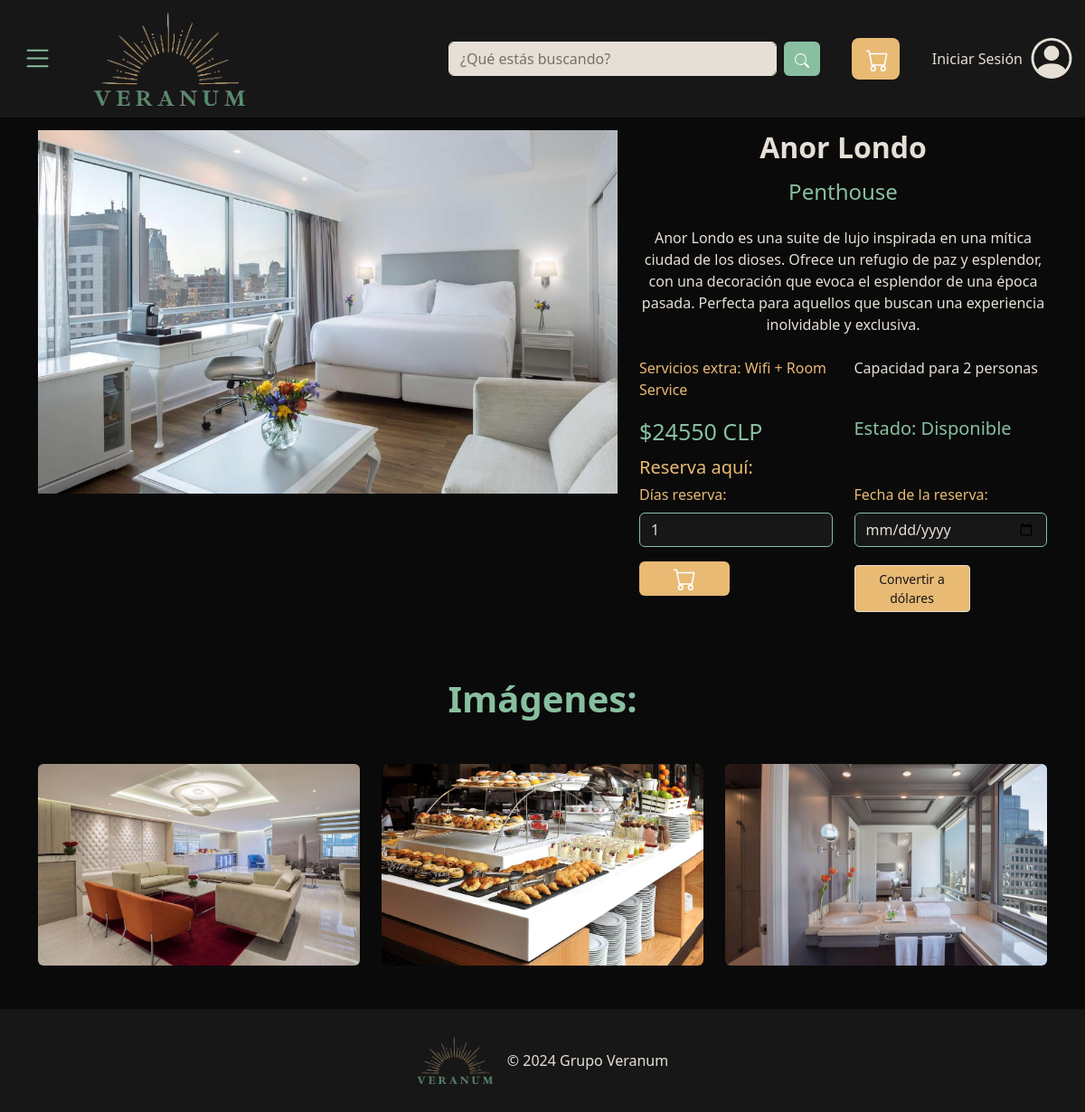
Page /2/ on the committed database.
### Store/models.py (models this page shows)
class Habitacion(models.Model):
    idHab         = models.AutoField(primary_key=True)
    nombre        = models.CharField(max_length=50)
    servicio      = models.ForeignKey('servicio', on_delete=models.CASCADE)
    dispHab       = models.ForeignKey('dispHab', on_delete=models.CASCADE)
    descripcion   = models.CharField(max_length=550)
    imagen        = models.ImageField(upload_to='habitaciones/imagenes')
    ytVidId       = models.CharField(max_length=11, null=True)
    precio        = models.IntegerField()
    capacidad     = models.IntegerField()
    tipoHab       = models.ForeignKey('tipoHab', on_delete=models.CASCADE)

class tipoHab(models.Model):
    idTipo        = models.IntegerField(primary_key=True)
    nombre        = models.CharField(max_length=20)

class servicio(models.Model):
    idServ         = models.AutoField(primary_key=True)
    nombre        = models.CharField(max_length=50)

class dispHab(models.Model):
    idDisp        = models.AutoField(primary_key=True)
    nombre        = models.CharField(max_length=40)

class imgHab(models.Model):
    idImg         = models.AutoField(primary_key=True)
    idHab         = models.ForeignKey('Habitacion', on_delete=models.CASCADE)
    imagen        = models.ImageField(upload_to='habitaciones/capturas')

### Store/views.py (the view)
# urls.py: path('<int:idHab>/', views.verHab, name='verHab'),
def verHab(request, idHab):
    habitacion = Habitacion.objects.get(idHab = idHab)
    capturas = imgHab.objects.filter(idHab = habitacion)
    return render(request, 'habiplantilla.html', {'habitacion': habitacion, 'capturas': capturas})

### Store/templates/habiplantilla.html (shortened to what this page needs)
{% extends "plantilla_base.html" %}
{% block contenido %}
<div class="container pt-5">
  <div class="row mt-5">
    <div class="col-lg-7">
      <img src="{{ habitacion.imagen.url }}" alt="" class="img-fluid">
    </div>
    <div class="col-lg-5">
      <h4 class="text-center mb-3" style="color: #e6dfd6; font-weight: bold; font-size: 2rem;">{{ habitacion.nombre }}</h4>
      <h4 class="text-center mb-4" style="color: #88bfa0; font-size: 1.5rem;">{{ habitacion.tipoHab.nombre }}</h4>
      <p class="text-center" style="color: #e6dfd6;">{{ habitacion.descripcion }}</p>
      <div class="row mt-4">
        <div class="col-md-6">
          <p style="color: #E8BA74;font-weight: 500;">Servicios extra: {{ habitacion.servicio.nombre }}</p>
      </div>
      <div class="col-md-6">
        <p id="stock" style="text-align: start; margin-bottom: 10px; color: #e6dfd6"> Capacidad para {{ habitacion.capacidad }} personas</p>
    </div>
    <div class="col-md-6">
      <p type="text" style="color: success; font-size: 25px; color: #88bfa0; position:relative; margin-bottom: 5px; text-align: start;" class="preciohabitacion">${{ habitacion.precio }} CLP</p>
  </div>
  <div class="col-md-6">
    <p class="" id="producto" style="margin-bottom: 10px; color: #88bfa0;font-weight: 500; font-size:20px">Estado: {{habitacion.dispHab.nombre}}</p>
</div>
        <div class="col-12">
          <p style="font-size: 20px; color: #E8BA74; font-weight: 500; text-align: left; margin-bottom: 3px;">Reserva aquí:</p>
        </div>
        <div class="col-12">
          <form action="{% url 'agregarHabCarro' idHab=habitacion.idHab %}" method="POST">
            <div class="row align-items-center">
              <div class="col-md-6">
                <label for="cantidadDias" class="form-label" style="color: #E8BA74;">Días reserva:</label>
                <input type="number" name="cantidadDias" value="1" class="cantidadDias form-control" id="cantidadDias" style="background-color: #171717; border-color: #88bfa0; color: #e6dfd6;" required min="1">
              </div>
              <div class="col-md-6">
                <label for="fechaReserva" class="form-label" style="color: #E8BA74;">Fecha de la reserva:</label>
                <input type="date" class="fechaReserva form-control" id="fechaReserva" name="fechaReserva" style="background-color: #171717; border-color: #88bfa0; color: #e6dfd6;" required>
              </div>
            </div>
            <div class="row mt-3">
              <div class="col-6">
                <button class="btn btn-primary btn-block" id="btn-carro" style="width: 100px;">
                </button>
              </div>
            </form>
              <div class="col-6">
                <button type="button" class="btnConversion btn btn-primary btn-sm mt-1" id="btn_conversion"style="width: 60%; background-color: #E8BA74; border:no border;">Convertir a dólares</button>
              </div>
            </div>
        </div>
      </div>
    </div>
  </div>
  <h1 class="mt-5" style="color: #88bfa0; text-align: center; font-weight: bold;">Imágenes:</h1>
  <div class="row mt-5">
    {% for captura in capturas %}
    <div class="col-lg-4 col-md-12 mb-4">
      <img src="{{ captura.imagen.url }}" class="img-fluid rounded mb-4 hover-overlay img-clickable" alt="Captura" data-fancybox="galeria1">
    </div>
    {% endfor %}
  </div>
</div>
{% endblock %}

### Store/static/style.css (style rules this page uses)
body { background-color: #0A0A0A; }
h1 { color: #88bfa0; }
#producto { color: #88BFA0; }
#stock { color: #88BFA0; }
#btn-carro { background-color: #E8BA74; color: white; border: none; }
#btn_conversion { background-color: #e6dfd6; border-color: #E6DFD6; color: #171717; }
.form-control::placeholder { color: #aed3be }

### rows in the picture
Habitacion: imagen (picture), nombre "Anor Londo", tipoHab.nombre "Penthouse", descripcion "Anor Londo es una suite de lujo inspirada en una mítica ciudad de los dioses. Ofrece un refugio de paz y esplendor, con una decoración que evoca el esplendor de una época pasada. Perfecta para aquellos que buscan una experiencia inolvidable y exclusiva.", servicio.nombre "Wifi + Room Service", capacidad "2", precio "24550", dispHab.nombre "Disponible"
imgHab: imagen (picture)
imgHab: imagen (picture)
imgHab: imagen (picture)
